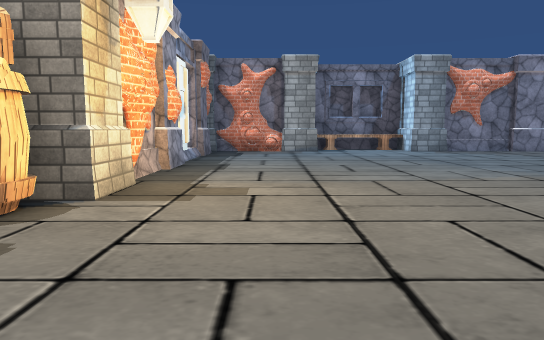
[1] (above)

14 first-person views from a walk through a scene from a Unity 3-D project. The camera is 1.2 m above the floor, tilts 6° down and sees 70° across. The floor is counted in squares, 2 m on a side. Each view is taken from the middle of a square. On the plan, view 1 faces up. The plan holds only what a view shows up to about 11 squares ahead; the rest is blank. The place goes on beyond the plan. Some surface patterns are stand-ins.

[2]
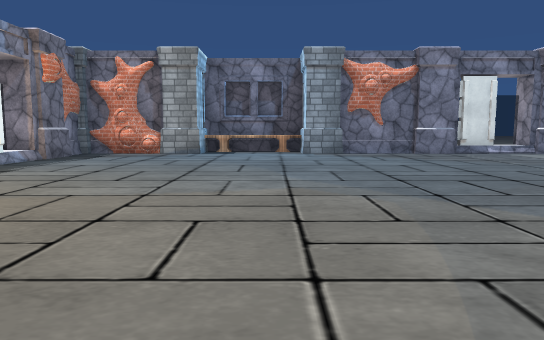

[3]
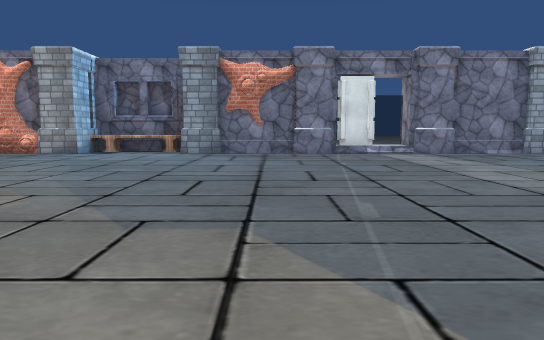

[4]
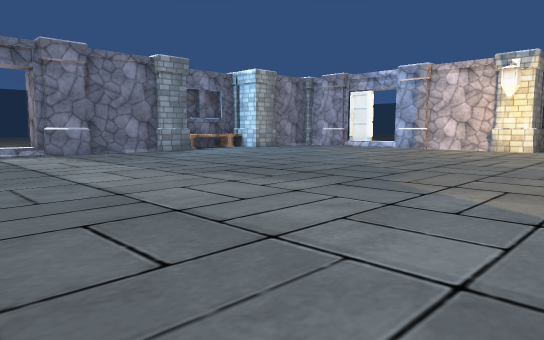

[5]
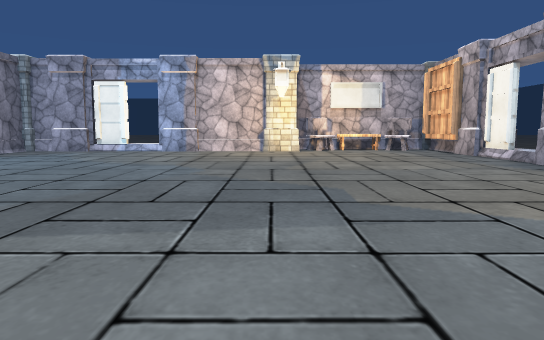

[6]
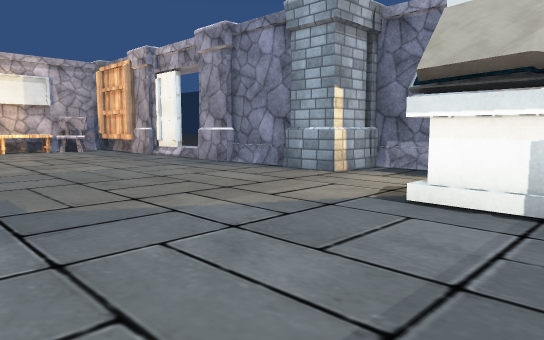

[7]
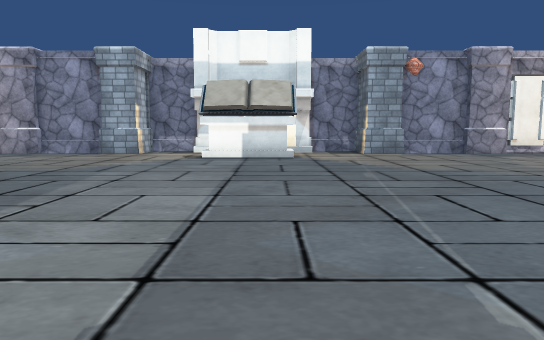

[8]
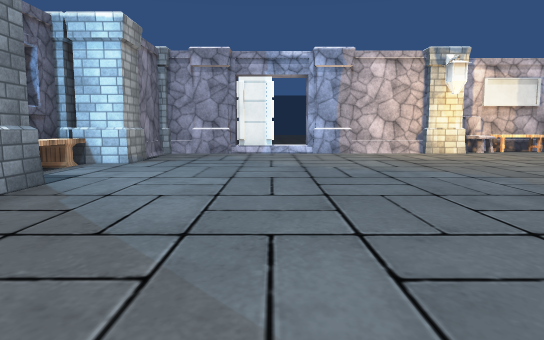

[9]
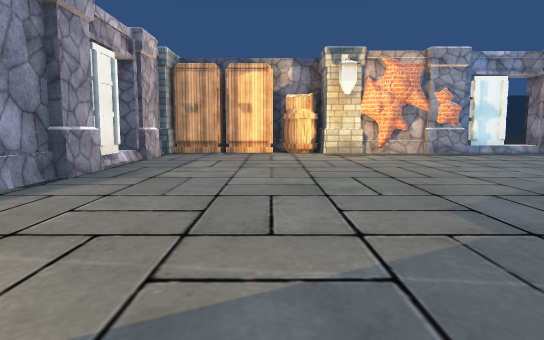

[10]
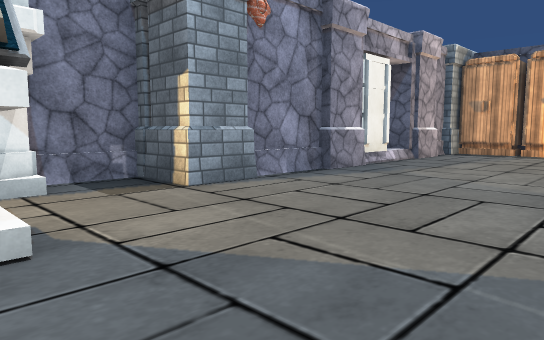

[11]
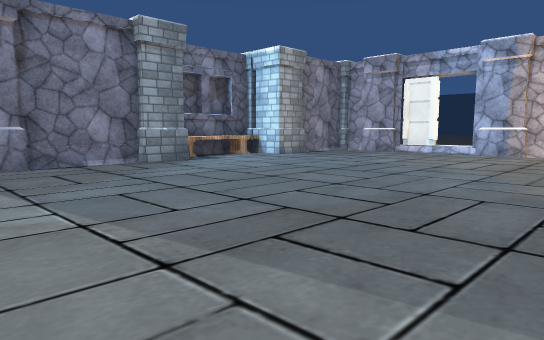

[12]
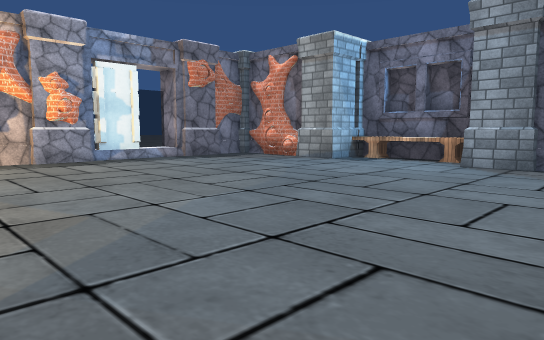

[13]
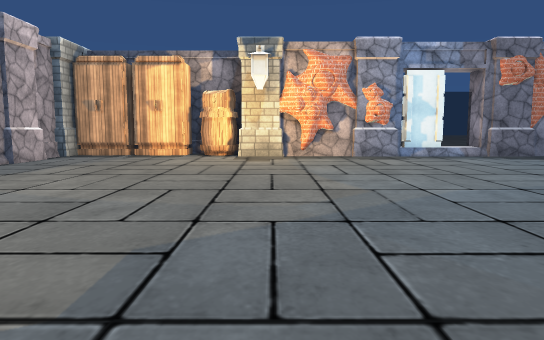

[14]
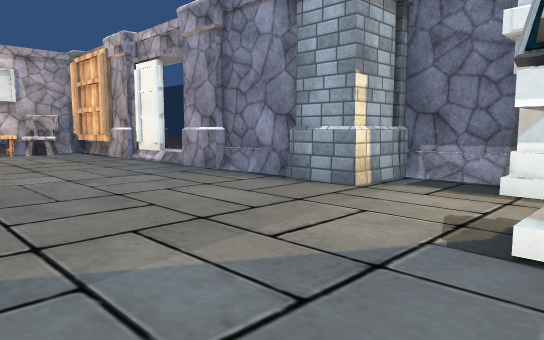

### Floor plan
Points are (right, up) in squares from view 1. A wall is a line through its corners. A room is listed if a view was taken in it or the views show most of it. See-through windows are left out.
Room 1 (views 1, 2, 3, 4, 5, 6, 7, 8, 9, 10, 11, 12, 13, 14)
walls: (7.5, 10.5) (6.5, 10.5); (10.5, 10.5) (9.4, 10.5); (10, -1.8) (11.4, -1.8); (12.4, -0.7) (13.9, -0.7); (12.4, 10.7) (4.6, 10.7); (5.6, -1.8) (7, -1.8); (3.1, -0.7) (4.6, -0.7); (13.6, -0.6) (14.7, -0.6); (3.6, 11.7) (1.5, 11.7); (2.2, -0.6) (3.2, -0.6); (1.6, -0.6) (2.1, -0.6); (14.6, -0.7) (17.6, -0.7); (0.4, 10.5) (-0.9, 10.5) (-1.7, 11.1) (-1.7, 9.8); (0.4, 10.7) (-0.8, 10.7); (-1.5, 5.3) (-1.6, 4.5); (-1.4, 6.5) (-1.6, 6); (0.3, 10.6) (-0.8, 10.5) (-1.1, 10.7) (-1.7, 10.7); (0.3, 10.7) (-0.7, 10.4); (0, 10.3) (-1.7, 11); (-1.6, 5.4) (-1.5, 4.6); (0, 10.4) (-1.7, 10.8); (-1.7, 5.3) (-1.6, 4.7); (0, 10.5) (-1.7, 10.7); (0.2, 10.8) (-0.5, 10.3); (0.2, 10.8) (-0.7, 10.3); (-1.7, 5.9) (-1.7, 4.9); (0.1, -0.7) (2.4, -0.7); (-1.8, 5.2) (-1.5, 4.8); (-1.8, 5.4) (-1.5, 4.7); (0, 10.8) (-0.3, 10.4) (-1.2, 10.9); (15.5, 11.7) (13.9, 11.7); (-0.9, 10.4) (-1.2, 10.6); (-0.8, -0.6) (0.4, -0.6); (16.8, -0.6) (17.7, -0.6); (18.7, 4.4) (18.7, 10.7) (16.9, 10.7); (-2.7, 3.4) (-2.7, 0.5); (18.8, 2.6) (19.4, 2.9); (-1.5, -0.7) (-0.9, -0.7); (-1.5, 10.9) (-1.5, 4.5); (19.6, 2.5) (19.2, 3); (19.3, 0) (19.6, 0.6); (19.7, -0.5) (19.7, 3.4)
low walls: (18, -0.7) (18.5, -0.7)
objects: other object (-3, 4); other object (-2, 0); other object (-2, 1); barrel (-2, 2); pillar (-2, 3) to (-2, 4); pillar (0, 12) to (1, 12); pillar (1, 11); bench (3, 11); pillar (4, 11); pillar (5, -2); pillar (5, -1); other object (8, -1) to (10, -1); pedestal (8, 0) to (9, 0); books (8, 1) to (9, 1); pillar (12, -2); pillar (12, -1); pillar (13, 11); bench (15, 11); pillar (16, 11); table (19, 1) to (19, 2); pillar (19, 4)

Where each view was taken, in squares from view 1:
view 1: 0 up, 0 right, facing up
view 2: 1 up, 3 right, facing up
view 3: 1 up, 6 right, facing up
view 4: 1 up, 7 right, facing up-right
view 5: 4 up, 8 right, facing right
view 6: 4 up, 8 right, facing down-right
view 7: 9 up, 8 right, facing down
view 8: 8 up, 9 right, facing right
view 9: 2 up, 8 right, facing left
view 10: 3 up, 8 right, facing down-left
view 11: 4 up, 9 right, facing up-right
view 12: 4 up, 6 right, facing up-left
view 13: 4 up, 7 right, facing left
view 14: 3 up, 9 right, facing down-right
